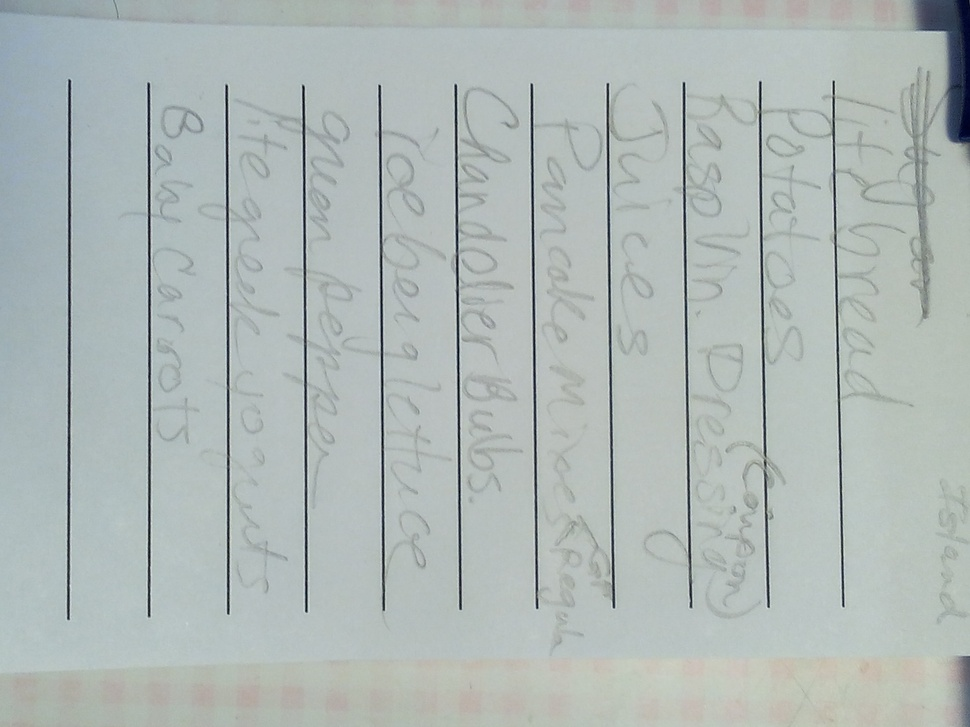
%> input picture HW_03_VYAS_KHYATI/SHOPPING_LIST.jpg, 970 x 727 px, shrunk from 3264 x 2448 before the run
$ octave --eval "Q3;"   (GNU Octave 9; MATLAB toolbox functions it lacks are replaced by stand-ins)
%> lines starting %> are read from the running program, lines starting %| are printed output that depends on the picture
% @author: Khyati K.Vyas
function Q3()

    im=imread('SHOPPING_LIST.jpg');
%> im is the input picture: size 727x970x3 uint8; mean R, G, B 175, 184.3, 182.2
    imgray=rgb2gray(im);
    im0=histeq(imgray);
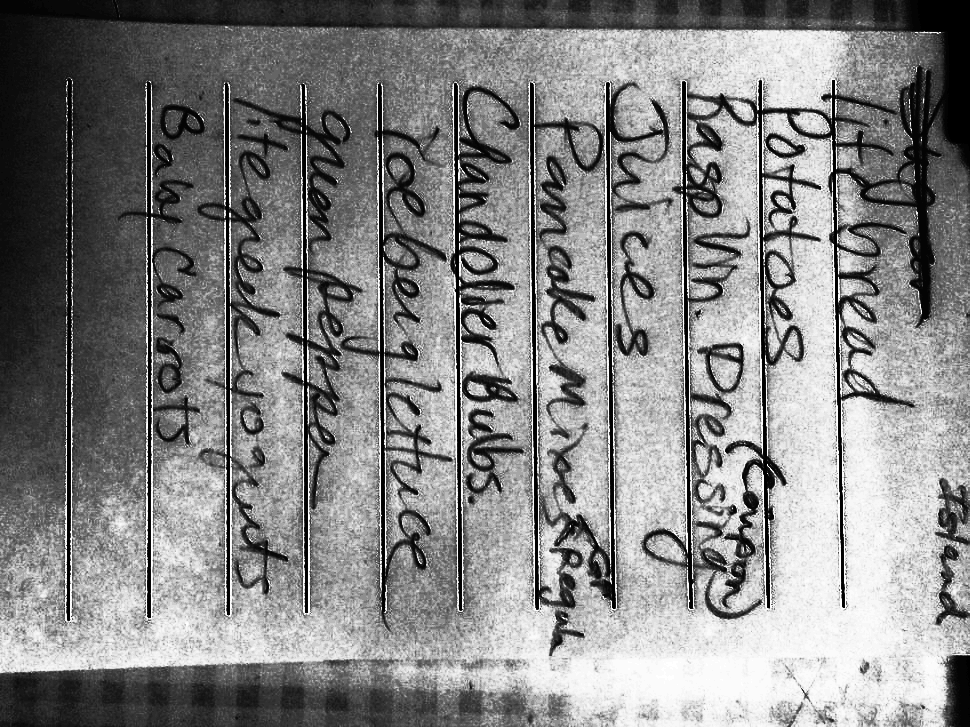
%> im0: size 727x970 uint8; min 0, max 255, mean 131.7
    im1=im2double(im0);
    im2=im1.*1.9;
    im3=im2.^0.3;
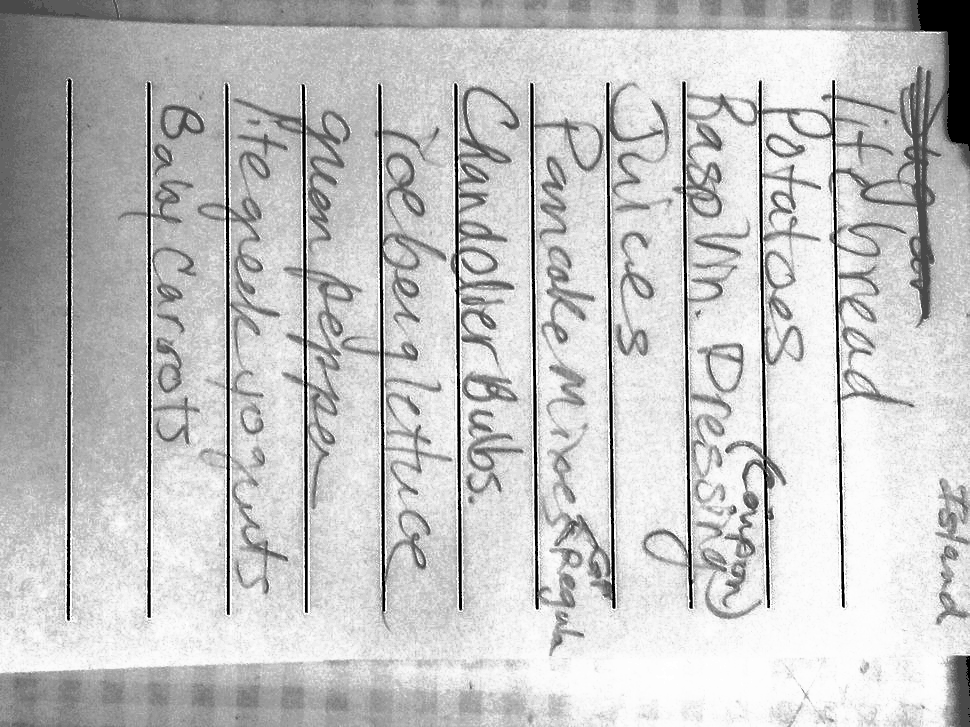
%> im3: size 727x970 double; min 0, max 1.21, mean 0.931; drawn with min black and max white
    imshow(im3);
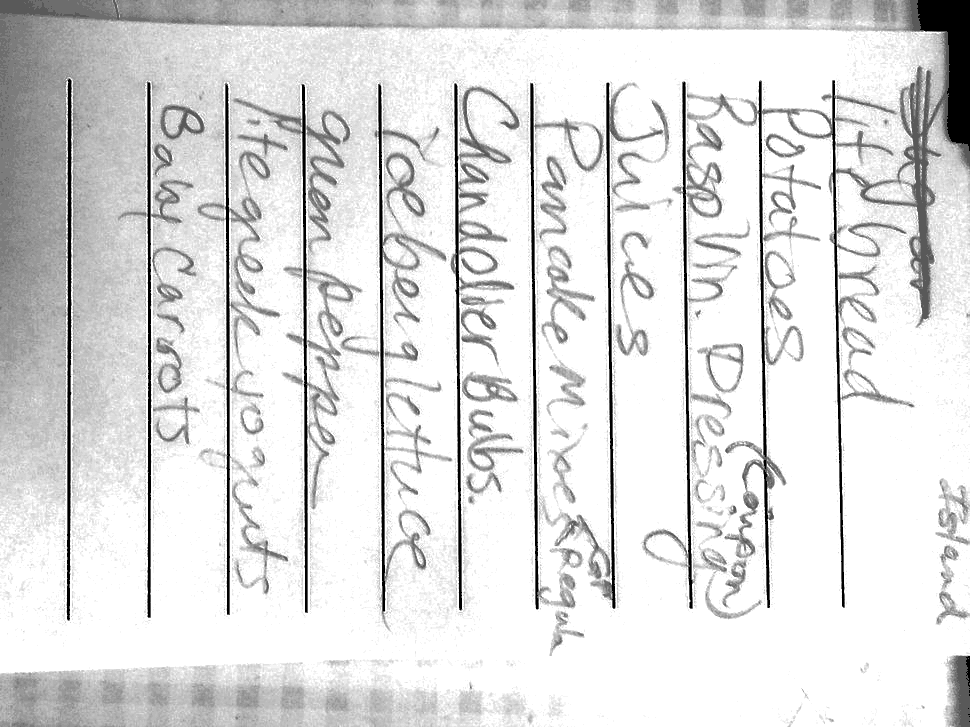
%> displayed picture: size 727x970, on the screen's scale of 0 to 255; min 0, max 255, mean 221.7

end
